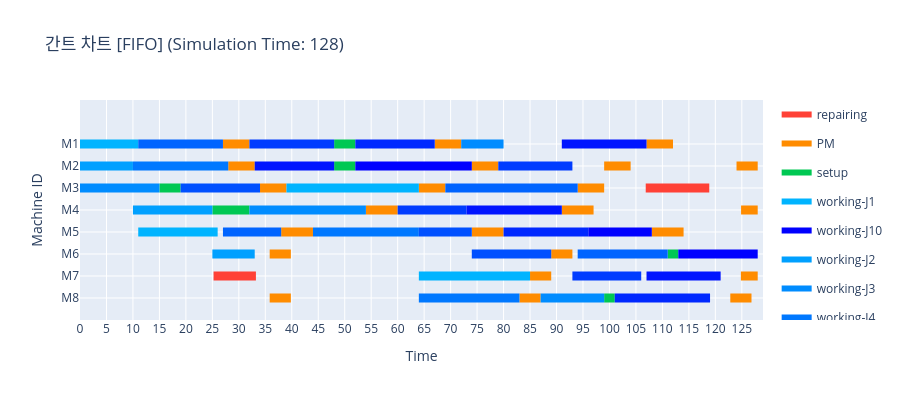

Source (notebook cell):
### Code cell
env.run(until=scheduler.job_chk_process)
fig = create_gantt_chart(
    logs=event_logger.logs,
    max_time=env.now,
    title=f"간트 차트 [{MACHINE_CHOICE}] (Simulation Time: {round(env.now, 3)})")
fig.show()

### Figure 1 — Plotly figure (JSON) as saved in the notebook; plotly's stock layout.template omitted (floating-point values rounded to 4 significant figures)
{"data": [{"fill": "toself", "fillcolor": "rgb(255, 65, 54)", "hoverinfo": "name", "legendgroup": "rgb(255, 65, 54)", "mode": "none", "name": "repairing", "type": "scatter", "x": [106.9, 118.9, 118.9, 106.9, 106.9, 25.23, 33.23, 33.23, 25.23], "y": [4.8, 4.8, 5.2, 5.2, null, 0.8, 0.8, 1.2, 1.2]}, {"fill": "toself", "fillcolor": "rgb(255, 140, 0)", "hoverinfo": "name", "legendgroup": "rgb(255, 140, 0)", "mode": "none", "name": "PM", "type": "scatter", "x": [27, 32, 32, 27, 27, 67, 72, 72, 67, 67, 107, 112, 112, 107, 107, 28, 33, 33, 28, 28, 74, 79, 79, 74, 74, 99, 104, 104, 99, 99, 124, 128, 128, 124, 124, 34, 39, 39, 34, 34, 64, 69, 69, 64, 64, 94, 99, 99, 94, 94, 54, 60, 60, 54, 54, 91, 97, 97, 91, 91, 124.9, 128, 128, 124.9, 124.9, 38, 44, 44, 38, 38, 74, 80, 80, 74, 74, 108, 114, 114, 108, 108, 35.83, 39.83, 39.83, 35.83, 35.83, 89, 93, 93, 89, 89, 85, 89, 89, 85, 85, 124.8, 128, 128, 124.8, 124.8, 35.83, 39.83, 39.83, 35.83, 35.83, 83, 87, 87, 83, 83, 122.8, 126.8, 126.8, 122.8], "y": [6.8, 6.8, 7.2, 7.2, null, 6.8, 6.8, 7.2, 7.2, null, 6.8, 6.8, 7.2, 7.2, null, 5.8, 5.8, 6.2, 6.2, null, 5.8, 5.8, 6.2, 6.2, null, 5.8, 5.8, 6.2, 6.2, null, 5.8, 5.8, 6.2, 6.2, null, 4.8, 4.8, 5.2, 5.2, null, 4.8, 4.8, 5.2, 5.2, null, 4.8, 4.8, 5.2, 5.2, null, 3.8, 3.8, 4.2, 4.2, null, 3.8, 3.8, 4.2, 4.2, null, 3.8, 3.8, 4.2, 4.2, null, 2.8, 2.8, 3.2, 3.2, null, 2.8, 2.8, 3.2, 3.2, null, 2.8, 2.8, 3.2, 3.2, null, 1.8, 1.8, 2.2, 2.2, null, 1.8, 1.8, 2.2, 2.2, null, 0.8, 0.8, 1.2, 1.2, null, 0.8, 0.8, 1.2, 1.2, null, -0.2, -0.2, 0.2, 0.2, null, -0.2, -0.2, 0.2, 0.2, null, -0.2, -0.2, 0.2, 0.2]}, {"fill": "toself", "fillcolor": "rgb(0, 200, 83)", "hoverinfo": "name", "legendgroup": "rgb(0, 200, 83)", "mode": "none", "name": "setup", "type": "scatter", "x": [48, 52, 52, 48, 48, 48, 52, 52, 48, 48, 15, 19, 19, 15, 15, 25, 32, 32, 25, 25, 111, 113, 113, 111, 111, 99, 101, 101, 99], "y": [6.8, 6.8, 7.2, 7.2, null, 5.8, 5.8, 6.2, 6.2, null, 4.8, 4.8, 5.2, 5.2, null, 3.8, 3.8, 4.2, 4.2, null, 1.8, 1.8, 2.2, 2.2, null, -0.2, -0.2, 0.2, 0.2]}, {"fill": "toself", "fillcolor": "rgb(0, 180, 255)", "hoverinfo": "name", "legendgroup": "rgb(0, 180, 255)", "mode": "none", "name": "working-J1", "type": "scatter", "x": [0, 11, 11, 0, 0, 39, 64, 64, 39, 39, 11, 26, 26, 11, 11, 64, 85, 85, 64], "y": [6.8, 6.8, 7.2, 7.2, null, 4.8, 4.8, 5.2, 5.2, null, 2.8, 2.8, 3.2, 3.2, null, 0.8, 0.8, 1.2, 1.2]}, {"fill": "toself", "fillcolor": "rgb(0, 0, 255)", "hoverinfo": "name", "legendgroup": "rgb(0, 0, 255)", "mode": "none", "name": "working-J10", "type": "scatter", "x": [52, 74, 74, 52, 52, 96, 108, 108, 96, 96, 113, 128, 128, 113], "y": [5.8, 5.8, 6.2, 6.2, null, 2.8, 2.8, 3.2, 3.2, null, 1.8, 1.8, 2.2, 2.2]}, {"fill": "toself", "fillcolor": "rgb(0, 160, 255)", "hoverinfo": "name", "legendgroup": "rgb(0, 160, 255)", "mode": "none", "name": "working-J2", "type": "scatter", "x": [0, 10, 10, 0, 0, 10, 25, 25, 10, 10, 25, 33, 33, 25], "y": [5.8, 5.8, 6.2, 6.2, null, 3.8, 3.8, 4.2, 4.2, null, 1.8, 1.8, 2.2, 2.2]}, {"fill": "toself", "fillcolor": "rgb(0, 140, 255)", "hoverinfo": "name", "legendgroup": "rgb(0, 140, 255)", "mode": "none", "name": "working-J3", "type": "scatter", "x": [72, 80, 80, 72, 72, 0, 15, 15, 0, 0, 32, 54, 54, 32, 32, 87, 99, 99, 87], "y": [6.8, 6.8, 7.2, 7.2, null, 4.8, 4.8, 5.2, 5.2, null, 3.8, 3.8, 4.2, 4.2, null, -0.2, -0.2, 0.2, 0.2]}, {"fill": "toself", "fillcolor": "rgb(0, 120, 255)", "hoverinfo": "name", "legendgroup": "rgb(0, 120, 255)", "mode": "none", "name": "working-J4", "type": "scatter", "x": [10, 28, 28, 10, 10, 44, 64, 64, 44, 44, 64, 83, 83, 64], "y": [5.8, 5.8, 6.2, 6.2, null, 2.8, 2.8, 3.2, 3.2, null, -0.2, -0.2, 0.2, 0.2]}, {"fill": "toself", "fillcolor": "rgb(0, 100, 255)", "hoverinfo": "name", "legendgroup": "rgb(0, 100, 255)", "mode": "none", "name": "working-J5", "type": "scatter", "x": [11, 27, 27, 11, 11, 69, 94, 94, 69, 69, 27, 38, 38, 27, 27, 94, 111, 111, 94], "y": [6.8, 6.8, 7.2, 7.2, null, 4.8, 4.8, 5.2, 5.2, null, 2.8, 2.8, 3.2, 3.2, null, 1.8, 1.8, 2.2, 2.2]}, {"fill": "toself", "fillcolor": "rgb(0, 80, 255)", "hoverinfo": "name", "legendgroup": "rgb(0, 80, 255)", "mode": "none", "name": "working-J6", "type": "scatter", "x": [19, 34, 34, 19, 19, 64, 74, 74, 64, 64, 74, 89, 89, 74], "y": [4.8, 4.8, 5.2, 5.2, null, 2.8, 2.8, 3.2, 3.2, null, 1.8, 1.8, 2.2, 2.2]}, {"fill": "toself", "fillcolor": "rgb(0, 60, 255)", "hoverinfo": "name", "legendgroup": "rgb(0, 60, 255)", "mode": "none", "name": "working-J7", "type": "scatter", "x": [32, 48, 48, 32, 32, 79, 93, 93, 79, 79, 60, 73, 73, 60, 60, 93, 106, 106, 93], "y": [6.8, 6.8, 7.2, 7.2, null, 5.8, 5.8, 6.2, 6.2, null, 3.8, 3.8, 4.2, 4.2, null, 0.8, 0.8, 1.2, 1.2]}, {"fill": "toself", "fillcolor": "rgb(0, 40, 255)", "hoverinfo": "name", "legendgroup": "rgb(0, 40, 255)", "mode": "none", "name": "working-J8", "type": "scatter", "x": [52, 67, 67, 52, 52, 80, 96, 96, 80, 80, 101, 119, 119, 101], "y": [6.8, 6.8, 7.2, 7.2, null, 2.8, 2.8, 3.2, 3.2, null, -0.2, -0.2, 0.2, 0.2]}, {"fill": "toself", "fillcolor": "rgb(0, 20, 255)", "hoverinfo": "name", "legendgroup": "rgb(0, 20, 255)", "mode": "none", "name": "working-J9", "type": "scatter", "x": [91, 107, 107, 91, 91, 33, 48, 48, 33, 33, 73, 91, 91, 73, 73, 107, 121, 121, 107], "y": [6.8, 6.8, 7.2, 7.2, null, 5.8, 5.8, 6.2, 6.2, null, 3.8, 3.8, 4.2, 4.2, null, 0.8, 0.8, 1.2, 1.2]}, {"legendgroup": "rgb(0, 0, 255)", "marker": {"color": "rgb(0, 0, 255)", "opacity": 0, "size": 1}, "mode": "markers", "name": "", "showlegend": false, "text": ["job: J10\noperation: J10_O1", "job: J10\noperation: J10_O1", "job: J10\noperation: J10_O2", "job: J10\noperation: J10_O2", "job: J10\noperation: J10_O3", "job: J10\noperation: J10_O3"], "type": "scatter", "x": [52, 74, 96, 108, 113, 128], "y": [6, 6, 3, 3, 2, 2]}, {"legendgroup": "rgb(0, 100, 255)", "marker": {"color": "rgb(0, 100, 255)", "opacity": 0, "size": 1}, "mode": "markers", "name": "", "showlegend": false, "text": ["job: J5\noperation: J5_O1", "job: J5\noperation: J5_O1", "job: J5\noperation: J5_O3", "job: J5\noperation: J5_O3", "job: J5\noperation: J5_O2", "job: J5\noperation: J5_O2", "job: J5\noperation: J5_O4", "job: J5\noperation: J5_O4"], "type": "scatter", "x": [11, 27, 69, 94, 27, 38, 94, 111], "y": [7, 7, 5, 5, 3, 3, 2, 2]}, {"legendgroup": "rgb(0, 120, 255)", "marker": {"color": "rgb(0, 120, 255)", "opacity": 0, "size": 1}, "mode": "markers", "name": "", "showlegend": false, "text": ["job: J4\noperation: J4_O1", "job: J4\noperation: J4_O1", "job: J4\noperation: J4_O2", "job: J4\noperation: J4_O2", "job: J4\noperation: J4_O3", "job: J4\noperation: J4_O3"], "type": "scatter", "x": [10, 28, 44, 64, 64, 83], "y": [6, 6, 3, 3, 0, 0]}, {"legendgroup": "rgb(0, 140, 255)", "marker": {"color": "rgb(0, 140, 255)", "opacity": 0, "size": 1}, "mode": "markers", "name": "", "showlegend": false, "text": ["job: J3\noperation: J3_O3", "job: J3\noperation: J3_O3", "job: J3\noperation: J3_O1", "job: J3\noperation: J3_O1", "job: J3\noperation: J3_O2", "job: J3\noperation: J3_O2", "job: J3\noperation: J3_O4", "job: J3\noperation: J3_O4"], "type": "scatter", "x": [72, 80, 0, 15, 32, 54, 87, 99], "y": [7, 7, 5, 5, 4, 4, 0, 0]}, {"legendgroup": "rgb(0, 160, 255)", "marker": {"color": "rgb(0, 160, 255)", "opacity": 0, "size": 1}, "mode": "markers", "name": "", "showlegend": false, "text": ["job: J2\noperation: J2_O1", "job: J2\noperation: J2_O1", "job: J2\noperation: J2_O2", "job: J2\noperation: J2_O2", "job: J2\noperation: J2_O3", "job: J2\noperation: J2_O3"], "type": "scatter", "x": [0, 10, 10, 25, 25, 33], "y": [6, 6, 4, 4, 2, 2]}, {"legendgroup": "rgb(0, 180, 255)", "marker": {"color": "rgb(0, 180, 255)", "opacity": 0, "size": 1}, "mode": "markers", "name": "", "showlegend": false, "text": ["job: J1\noperation: J1_O1", "job: J1\noperation: J1_O1", "job: J1\noperation: J1_O3", "job: J1\noperation: J1_O3", "job: J1\noperation: J1_O2", "job: J1\noperation: J1_O2", "job: J1\noperation: J1_O4", "job: J1\noperation: J1_O4"], "type": "scatter", "x": [0, 11, 39, 64, 11, 26, 64, 85], "y": [7, 7, 5, 5, 3, 3, 1, 1]}, {"legendgroup": "rgb(0, 20, 255)", "marker": {"color": "rgb(0, 20, 255)", "opacity": 0, "size": 1}, "mode": "markers", "name": "", "showlegend": false, "text": ["job: J9\noperation: J9_O3", "job: J9\noperation: J9_O3", "job: J9\noperation: J9_O1", "job: J9\noperation: J9_O1", "job: J9\noperation: J9_O2", "job: J9\noperation: J9_O2", "job: J9\noperation: J9_O4", "job: J9\noperation: J9_O4"], "type": "scatter", "x": [91, 107, 33, 48, 73, 91, 107, 121], "y": [7, 7, 6, 6, 4, 4, 1, 1]}, {"legendgroup": "rgb(0, 200, 83)", "marker": {"color": "rgb(0, 200, 83)", "opacity": 0, "size": 1}, "mode": "markers", "name": "", "showlegend": false, "text": ["job: J8\noperation: J8_O1", "job: J8\noperation: J8_O1", "job: J10\noperation: J10_O1", "job: J10\noperation: J10_O1", "job: J6\noperation: J6_O1", "job: J6\noperation: J6_O1", "job: J3\noperation: J3_O2", "job: J3\noperation: J3_O2", "job: J10\noperation: J10_O3", "job: J10\noperation: J10_O3", "job: J8\noperation: J8_O3", "job: J8\noperation: J8_O3"], "type": "scatter", "x": [48, 52, 48, 52, 15, 19, 25, 32, 111, 113, 99, 101], "y": [7, 7, 6, 6, 5, 5, 4, 4, 2, 2, 0, 0]}, {"legendgroup": "rgb(0, 40, 255)", "marker": {"color": "rgb(0, 40, 255)", "opacity": 0, "size": 1}, "mode": "markers", "name": "", "showlegend": false, "text": ["job: J8\noperation: J8_O1", "job: J8\noperation: J8_O1", "job: J8\noperation: J8_O2", "job: J8\noperation: J8_O2", "job: J8\noperation: J8_O3", "job: J8\noperation: J8_O3"], "type": "scatter", "x": [52, 67, 80, 96, 101, 119], "y": [7, 7, 3, 3, 0, 0]}, {"legendgroup": "rgb(0, 60, 255)", "marker": {"color": "rgb(0, 60, 255)", "opacity": 0, "size": 1}, "mode": "markers", "name": "", "showlegend": false, "text": ["job: J7\noperation: J7_O1", "job: J7\noperation: J7_O1", "job: J7\noperation: J7_O3", "job: J7\noperation: J7_O3", "job: J7\noperation: J7_O2", "job: J7\noperation: J7_O2", "job: J7\noperation: J7_O4", "job: J7\noperation: J7_O4"], "type": "scatter", "x": [32, 48, 79, 93, 60, 73, 93, 106], "y": [7, 7, 6, 6, 4, 4, 1, 1]}, {"legendgroup": "rgb(0, 80, 255)", "marker": {"color": "rgb(0, 80, 255)", "opacity": 0, "size": 1}, "mode": "markers", "name": "", "showlegend": false, "text": ["job: J6\noperation: J6_O1", "job: J6\noperation: J6_O1", "job: J6\noperation: J6_O2", "job: J6\noperation: J6_O2", "job: J6\noperation: J6_O3", "job: J6\noperation: J6_O3"], "type": "scatter", "x": [19, 34, 64, 74, 74, 89], "y": [5, 5, 3, 3, 2, 2]}, {"legendgroup": "rgb(255, 140, 0)", "marker": {"color": "rgb(255, 140, 0)", "opacity": 0, "size": 1}, "mode": "markers", "name": "", "showlegend": false, "text": ["None", "None", "None", "None", "None", "None", "None", "None", "None", "None", "None", "None", "None", "None", "None", "None", "None", "None", "None", "None", "None", "None", "None", "None", "None", "None", "None", "None", "None", "None", "None", "None", "None", "None", "None", "None", "None", "None", "None", "None", "None", "None", "None", "None", "None", "None"], "type": "scatter", "x": [27, 32, 67, 72, 107, 112, 28, 33, 74, 79, 99, 104, 124, 128, 34, 39, 64, 69, 94, 99, 54, 60, 91, 97, 124.9, 128, 38, 44, 74, 80, 108, 114, 35.83, 39.83, 89, 93, 85, 89, 124.8, 128, 35.83, 39.83, 83, 87, 122.8, 126.8], "y": [7, 7, 7, 7, 7, 7, 6, 6, 6, 6, 6, 6, 6, 6, 5, 5, 5, 5, 5, 5, 4, 4, 4, 4, 4, 4, 3, 3, 3, 3, 3, 3, 2, 2, 2, 2, 1, 1, 1, 1, 0, 0, 0, 0, 0, 0]}, {"legendgroup": "rgb(255, 65, 54)", "marker": {"color": "rgb(255, 65, 54)", "opacity": 0, "size": 1}, "mode": "markers", "name": "", "showlegend": false, "text": ["None", "None", "None", "None"], "type": "scatter", "x": [106.9, 118.9, 25.23, 33.23], "y": [5, 5, 1, 1]}], "layout": {"height": 400, "hovermode": "closest", "showlegend": true, "title": {"text": "간트 차트 [FIFO] (Simulation Time: 128)"}, "xaxis": {"dtick": 5, "range": [0, 129], "rangeselector": {"buttons": [{"count": 7, "label": "1w", "step": "day", "stepmode": "backward"}, {"count": 1, "label": "1m", "step": "month", "stepmode": "backward"}, {"count": 6, "label": "6m", "step": "month", "stepmode": "backward"}, {"count": 1, "label": "YTD", "step": "year", "stepmode": "todate"}, {"count": 1, "label": "1y", "step": "year", "stepmode": "backward"}, {"step": "all"}]}, "showgrid": true, "title": {"text": "Time"}, "type": "linear", "zeroline": false}, "yaxis": {"autorange": false, "range": [-1, 9], "showgrid": true, "ticktext": ["M8", "M7", "M6", "M5", "M4", "M3", "M2", "M1"], "tickvals": [0, 1, 2, 3, 4, 5, 6, 7], "title": {"text": "Machine ID"}, "zeroline": false}}}
